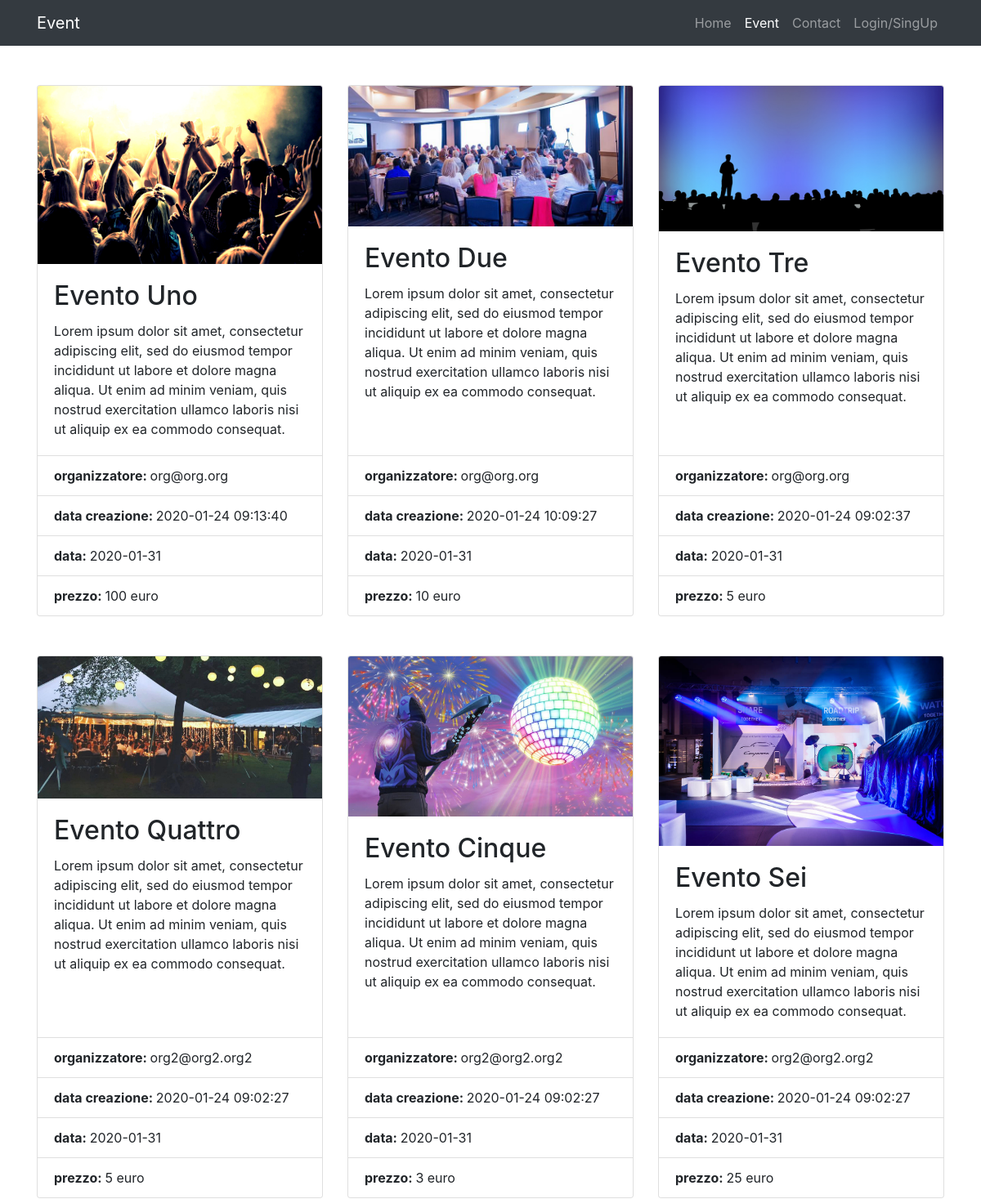
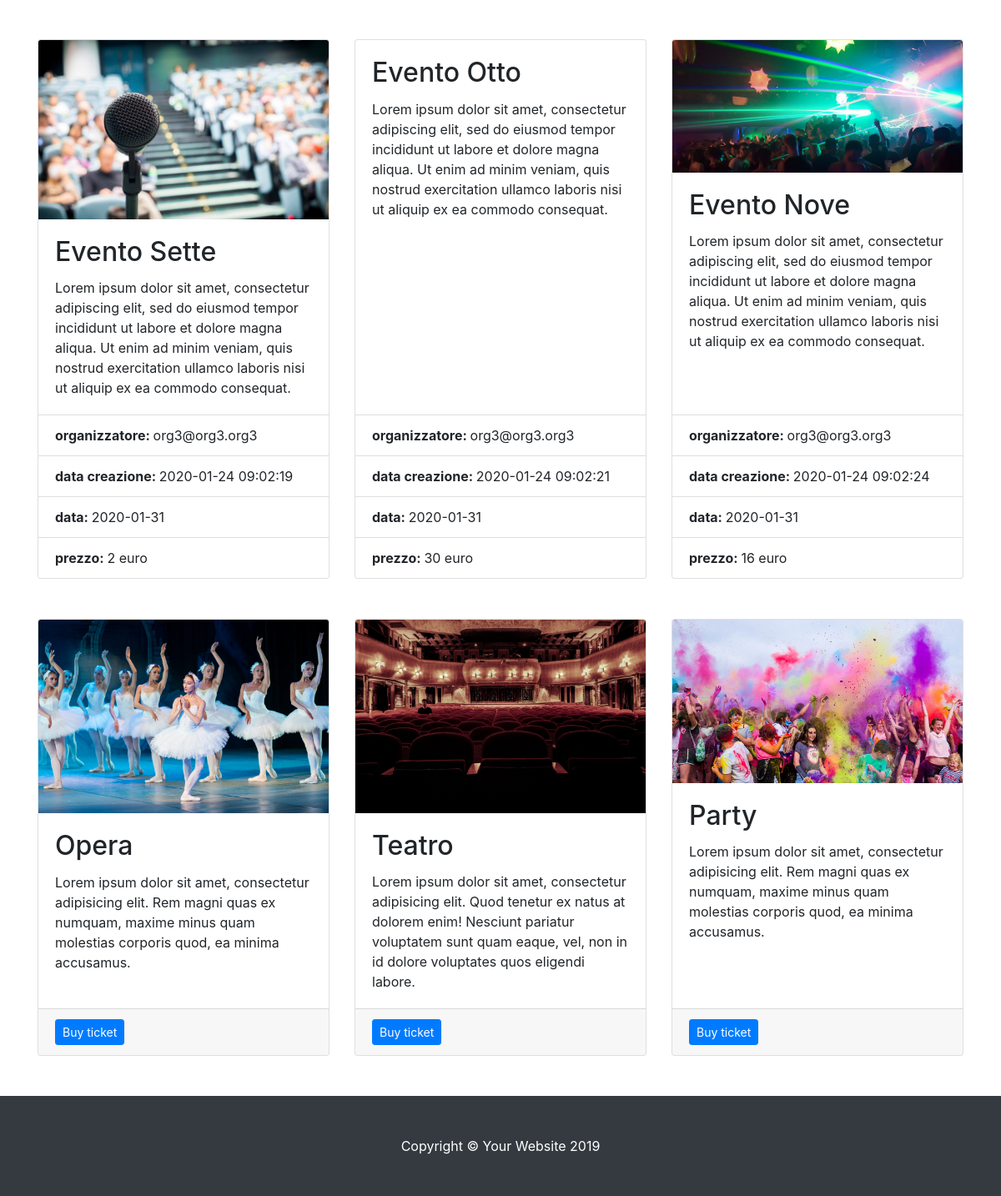
/event.php, run on the app's committed database (2 pictures, top to bottom).
### tables this page shows
CREATE TABLE `event` (
  `ID` int(11) NOT NULL,
  `h_evento` varchar(75) NOT NULL,
  `p_evento` varchar(255) NOT NULL,
  `creatore` varchar(50) NOT NULL,
  `d_evento` date NOT NULL,
  `d_creazione` timestamp NOT NULL DEFAULT current_timestamp() ON UPDATE current_timestamp(),
  `n_Max` int(250) NOT NULL,
  `n_partecipanti` int(250) NOT NULL,
  `n_Buy` int(250) NOT NULL,
  `image` varchar(100) NOT NULL,
  `price` int(250) NOT NULL,
  `soldout` int(3) NOT NULL,
  `Creatore_not` int(2) NOT NULL
);

### tool/php/event_tool_2.php (the view, shortened to what this page needs)
<?php
$counter=0;
$sql_Event = "SELECT * FROM event";
$res_Event =mysqli_query($connection,$sql_Event);
while($row = mysqli_fetch_array($res_Event)){
  if($counter==0){
    echo "<div class=\"row\">";
  }
  $counter++;
             echo "<div class=\"col-md-4 mb-5\"><div class=\"card h-100\">";
             echo "<img src=\"".$row['image']."\" class=\"card-img-top\" alt=\"\"><div class=\"card-body\"><h2 class=\"card-title\">" ;
             echo  $row['h_evento']."</h2>";
             echo  "<p class=\"card-text\">" . $row['p_evento'] . "</p></div>";
             echo "<ul class=\"list-group list-group-flush\"><li class=\"list-group-item\">";
             echo  "<strong>organizzatore: </strong>".$row['creatore']."</li>";
             echo "<ul class=\"list-group list-group-flush\"><li class=\"list-group-item\">";
             echo  "<strong>data creazione: </strong>".$row['d_creazione']."</li>";
             echo "  <ul class=\"list-group list-group-flush\"><li class=\"list-group-item\">";
             echo  "<strong>data: </strong>".$row['d_evento']."</li>";
             echo "  <ul class=\"list-group list-group-flush\"><li class=\"list-group-item\">";
             echo  "<strong>prezzo: </strong>".$row['price']." euro"."</li>";
             $id_notShow="";
             echo $payButton.$payButton2.$id_notShow.$text."</div></div>";
                   if($counter==3){
                     echo "</div>";
                     $counter=0;
                   }
     }
?>

### event.php (shortened to what this page needs)
<!DOCTYPE html>
<html lang="en">
<head>
    <link href="tool/popup_css/popup.css" rel="stylesheet">
  <link href="local/bootstrap/css/bootstrap.min.css" rel="stylesheet">
<?php
include 'tool/php/event_tool.php';
?>
</head>
<body>
  <nav class="navbar navbar-expand-lg navbar-dark bg-dark fixed-top">
    <div class="container">
      <a class="navbar-brand" href="logged.php">Event</a>
      <div class="collapse navbar-collapse" id="navbarResponsive">
        <ul class="navbar-nav ml-auto">
          <li class="nav-item">
            <a class="nav-link" href="logged.php">Home
            </a>
          </li>
          <li class="nav-item">
            <a class="nav-link active" href="event.php">Event</a>
          </li>
          <li class="nav-item">
            <a class="nav-link" href="contact.php">Contact</a>
          </li>
        <?php echo $carrello.$creaEvento.$eventiCreati.$logout.$notLogged ?>
        </ul>
      </div>
    </div>
  </nav>
  <div class="container">
  <br></br>
      <?php
include 'tool/php/event_tool_2.php';
      ?>
    <div class="row">
      <div class="col-md-4 mb-5">
        <div class="card h-100">
                <img src="img/opera.jpeg" class="card-img-top" alt="">
          <div class="card-body">
            <h2 class="card-title">Opera</h2>
            <p class="card-text">Lorem ipsum dolor sit amet, consectetur adipisicing elit. Rem magni quas ex numquam, maxime minus quam molestias corporis quod, ea minima accusamus.</p>
          </div>
          <div class="card-footer">
            <a href="contact.html" class="btn btn-primary btn-sm">Buy ticket</a>
          </div>
        </div>
      </div>
      <div class="col-md-4 mb-5">
        <div class="card h-100">
                <img src="img/teatro.jpeg" class="card-img-top" alt="">
          <div class="card-body">
            <h2 class="card-title">Teatro</h2>
            <p class="card-text">Lorem ipsum dolor sit amet, consectetur adipisicing elit. Quod tenetur ex natus at dolorem enim! Nesciunt pariatur voluptatem sunt quam eaque, vel, non in id dolore voluptates quos eligendi labore.</p>
          </div>
          <div class="card-footer">
            <a href="event.html" class="btn btn-primary btn-sm">Buy ticket</a>
          </div>
        </div>
      </div>
      <div class="col-md-4 mb-5">
        <div class="card h-100">
                <img src="img/party2.jpeg" class="card-img-top" alt="">
          <div class="card-body">
            <h2 class="card-title">Party</h2>
            <p class="card-text">Lorem ipsum dolor sit amet, consectetur adipisicing elit. Rem magni quas ex numquam, maxime minus quam molestias corporis quod, ea minima accusamus.</p>
          </div>
          <div class="card-footer">
            <a href="login.html" class="btn btn-primary btn-sm">Buy ticket</a>
          </div>
        </div>
      </div>
    </div>
  </div>
  <footer class="py-5 bg-dark">
    <div class="container">
      <p class="m-0 text-center text-white">Copyright &copy; Your Website 2019</p>
    </div>
  </footer>
</body>
</html>

### tool/php/event_tool.php (shortened to what this page needs)
<?php
if(!isset($_SESSION['Mail'])&&!isset($_SESSION['select'])){
  $notLogged="          <li class=\"nav-item\">
              <a class=\"nav-link\" href=\"login.php\">Login/SingUp</a>
            </li>";
}
?>

### event.php (style rules this page uses)
body { padding-top: 56px; }

### data on the page
event: image (picture), h_evento "Evento Uno", p_evento "Lorem ipsum dolor sit amet, consectetur adipiscing elit, sed do eiusmod tempor incididunt ut labore et dolore magna aliqua. Ut enim ad minim veniam, quis nostrud exercitation ullamco laboris nisi ut aliquip ex ea commodo consequat.", creatore "org@org.org", d_creazione "2020-01-24 09:13:40", d_evento "2020-01-31", price "100"
event: image (picture), h_evento "Evento Due", p_evento "Lorem ipsum dolor sit amet, consectetur adipiscing elit, sed do eiusmod tempor incididunt ut labore et dolore magna aliqua. Ut enim ad minim veniam, quis nostrud exercitation ullamco laboris nisi ut aliquip ex ea commodo consequat.", creatore "org@org.org", d_creazione "2020-01-24 10:09:27", d_evento "2020-01-31", price "10"
event: image (picture), h_evento "Evento Tre", p_evento "Lorem ipsum dolor sit amet, consectetur adipiscing elit, sed do eiusmod tempor incididunt ut labore et dolore magna aliqua. Ut enim ad minim veniam, quis nostrud exercitation ullamco laboris nisi ut aliquip ex ea commodo consequat.", creatore "org@org.org", d_creazione "2020-01-24 09:02:37", d_evento "2020-01-31", price "5"
event: image (picture), h_evento "Evento Quattro", p_evento "Lorem ipsum dolor sit amet, consectetur adipiscing elit, sed do eiusmod tempor incididunt ut labore et dolore magna aliqua. Ut enim ad minim veniam, quis nostrud exercitation ullamco laboris nisi ut aliquip ex ea commodo consequat.", creatore "org2@org2.org2", d_creazione "2020-01-24 09:02:27", d_evento "2020-01-31", price "5"
event: image (picture), h_evento "Evento Cinque", p_evento "Lorem ipsum dolor sit amet, consectetur adipiscing elit, sed do eiusmod tempor incididunt ut labore et dolore magna aliqua. Ut enim ad minim veniam, quis nostrud exercitation ullamco laboris nisi ut aliquip ex ea commodo consequat.", creatore "org2@org2.org2", d_creazione "2020-01-24 09:02:27", d_evento "2020-01-31", price "3"
event: image (picture), h_evento "Evento Sei", p_evento "Lorem ipsum dolor sit amet, consectetur adipiscing elit, sed do eiusmod tempor incididunt ut labore et dolore magna aliqua. Ut enim ad minim veniam, quis nostrud exercitation ullamco laboris nisi ut aliquip ex ea commodo consequat.", creatore "org2@org2.org2", d_creazione "2020-01-24 09:02:27", d_evento "2020-01-31", price "25"
event: image (picture), h_evento "Evento Sette", p_evento "Lorem ipsum dolor sit amet, consectetur adipiscing elit, sed do eiusmod tempor incididunt ut labore et dolore magna aliqua. Ut enim ad minim veniam, quis nostrud exercitation ullamco laboris nisi ut aliquip ex ea commodo consequat.", creatore "org3@org3.org3", d_creazione "2020-01-24 09:02:19", d_evento "2020-01-31", price "2"
event: h_evento "Evento Otto", p_evento "Lorem ipsum dolor sit amet, consectetur adipiscing elit, sed do eiusmod tempor incididunt ut labore et dolore magna aliqua. Ut enim ad minim veniam, quis nostrud exercitation ullamco laboris nisi ut aliquip ex ea commodo consequat.", creatore "org3@org3.org3", d_creazione "2020-01-24 09:02:21", d_evento "2020-01-31", price "30"
event: image (picture), h_evento "Evento Nove", p_evento "Lorem ipsum dolor sit amet, consectetur adipiscing elit, sed do eiusmod tempor incididunt ut labore et dolore magna aliqua. Ut enim ad minim veniam, quis nostrud exercitation ullamco laboris nisi ut aliquip ex ea commodo consequat.", creatore "org3@org3.org3", d_creazione "2020-01-24 09:02:24", d_evento "2020-01-31", price "16"
